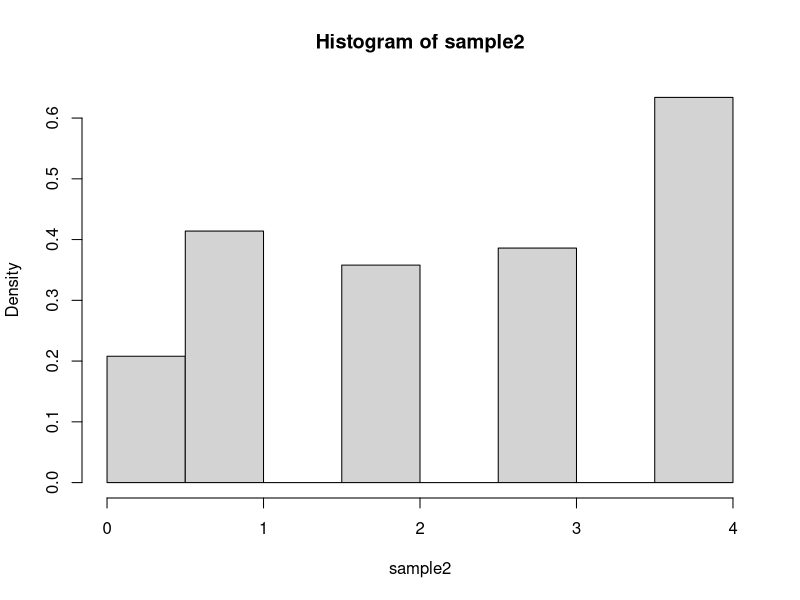
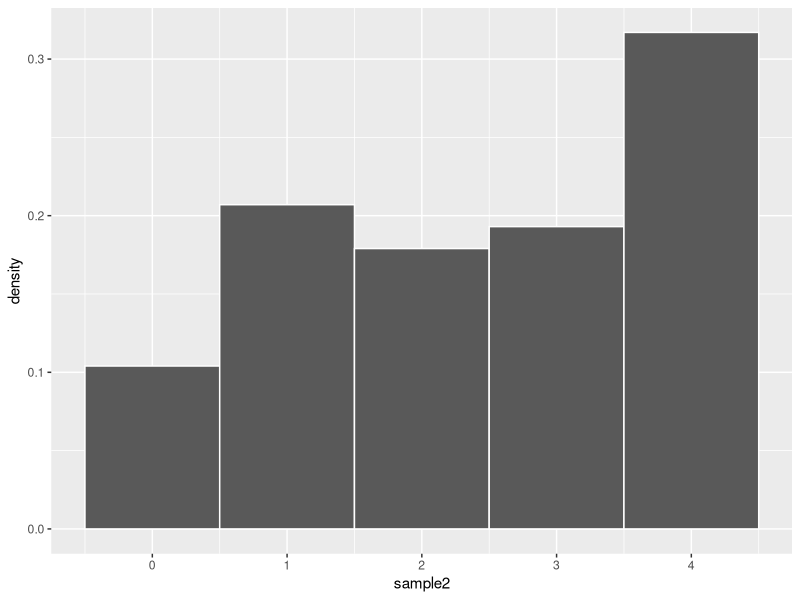

These charts were generated, in order, by the following R code: (Note: this script raises an error after producing the figures.)
## ---- chunk 1
n <- 1000 # sample size
x <- 0:4 # discrete values 0 to 4
p <- c(0.1, 0.2, 0.2, 0.2, 0.3) # probabilities
Fx <- cumsum(p) # gives you the cdf

# starting point of the random number generation
set.seed(42) # for reproducibility

u <- runif(n) # 1st step

# This function executes the 2nd step for a given u
sample_inverse <- function(u){
min(x[u <= Fx])
}
# sapply applies the function to the given vector
sample1 <- sapply(u, sample_inverse)
## ---- chunk 2
rel_freq <- table(sample1)/n # sum the number of occurences of for different digits and divide by n to get the frequency
# Combine sample frequency and theoretical probabilities and round to 3 digits
round(rbind(rel_freq, p), 3)
## ---- chunk 3
sample2 <- sample(x, n, replace = TRUE, p)
# since the hist is designed for continuous distribution, setting prob=TRUE will plot the histogram so that the area is 1 (and the bars are of the width 0.5) -> hights = 2*p
hist(sample2, probability = TRUE)
## ---- chunk 4
library(ggplot2)
ggplot(data = data.frame(sample2), # commonly used fata object in R 
       mapping = aes(x = sample2, y = stat(density))) + geom_histogram(binwidth = 1, color = "white")
## ---- chunk 5
rayleigh <- function(n, sigma){
# Generate n uniform distributed variables
u <- runif(n)
x <- sigma * sqrt(-2 * log(u))
# x <- sigma * sqrt(-2 * log(1 - u))
}
n <- 10
sigmas <- c(0.5, 1, 2, 4)
set.seed(300)
rayleigh_samples <- sapply(sigmas, function(x) rayleigh(n, x))
rayleigh_samples
## ---- chunk 6
class(rayleigh_samples)
rayleigh_data_1 = rayleigh_samples[, 1]
rayleigh_data_1
unlist(rayleigh_samples)
# rayleigh_data <- data.frame()
## ---- chunk 7
unlist(rayleigh_samples)
rep(sigmas, each = n)
## ---- chunk 8
library(ggplot2)
ggplot(rayleigh_data, aes(x = rayleigh, color = factor(sigma))) +
# Add density
geom_density() +
# Add vertical lines corresponding to sigma
geom_vline(aes(xintercept = sigma, color = factor(sigma)),
linetype = "dotted") +
# Change labels
labs(title = "Density estimates for\ndifferent values of sigma", x = "x",
color = expression(sigma))
